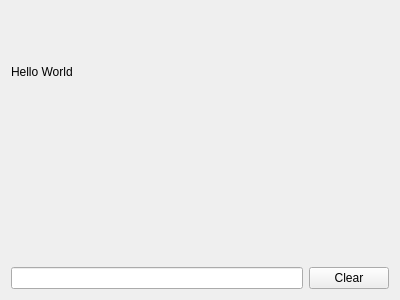
<?xml version="1.0" encoding="UTF-8"?>
<ui version="4.0">
 <class>Form</class>
 <widget class="QWidget" name="Form">
  <property name="geometry">
   <rect>
    <x>0</x>
    <y>0</y>
    <width>400</width>
    <height>300</height>
   </rect>
  </property>
  <property name="windowTitle">
   <string>Form</string>
  </property>
  <layout class="QGridLayout" name="gridLayout">
   <item row="0" column="0">
    <layout class="QVBoxLayout" name="verticalLayout">
     <item>
      <widget class="QLabel" name="label">
       <property name="text">
        <string>Hello World</string>
       </property>
      </widget>
     </item>
     <item>
      <widget class="QLabel" name="label_2">
       <property name="text">
        <string/>
       </property>
       <property name="pixmap">
        <pixmap resource="../RobosubUI.qrc">:/Pictures/Landscape-Logo.png</pixmap>
       </property>
       <property name="scaledContents">
        <bool>true</bool>
       </property>
      </widget>
     </item>
     <item>
      <layout class="QHBoxLayout" name="horizontalLayout">
       <item>
        <widget class="QLineEdit" name="lineEdit"/>
       </item>
       <item>
        <widget class="QPushButton" name="pushButton">
         <property name="text">
          <string>Clear</string>
         </property>
        </widget>
       </item>
      </layout>
     </item>
    </layout>
   </item>
  </layout>
 </widget>
 <resources>
  <include location="../RobosubUI.qrc"/>
 </resources>
 <connections>
  <connection>
   <sender>pushButton</sender>
   <signal>clicked()</signal>
   <receiver>label</receiver>
   <slot>clear()</slot>
   <hints>
    <hint type="sourcelabel">
     <x>278</x>
     <y>154</y>
    </hint>
    <hint type="destinationlabel">
     <x>138</x>
     <y>46</y>
    </hint>
   </hints>
  </connection>
  <connection>
   <sender>lineEdit</sender>
   <signal>textEdited(QString)</signal>
   <receiver>label</receiver>
   <slot>setText(QString)</slot>
   <hints>
    <hint type="sourcelabel">
     <x>122</x>
     <y>154</y>
    </hint>
    <hint type="destinationlabel">
     <x>124</x>
     <y>54</y>
    </hint>
   </hints>
  </connection>
  <connection>
   <sender>pushButton</sender>
   <signal>clicked()</signal>
   <receiver>lineEdit</receiver>
   <slot>clear()</slot>
   <hints>
    <hint type="sourcelabel">
     <x>305</x>
     <y>161</y>
    </hint>
    <hint type="destinationlabel">
     <x>117</x>
     <y>149</y>
    </hint>
   </hints>
  </connection>
 </connections>
</ui>
